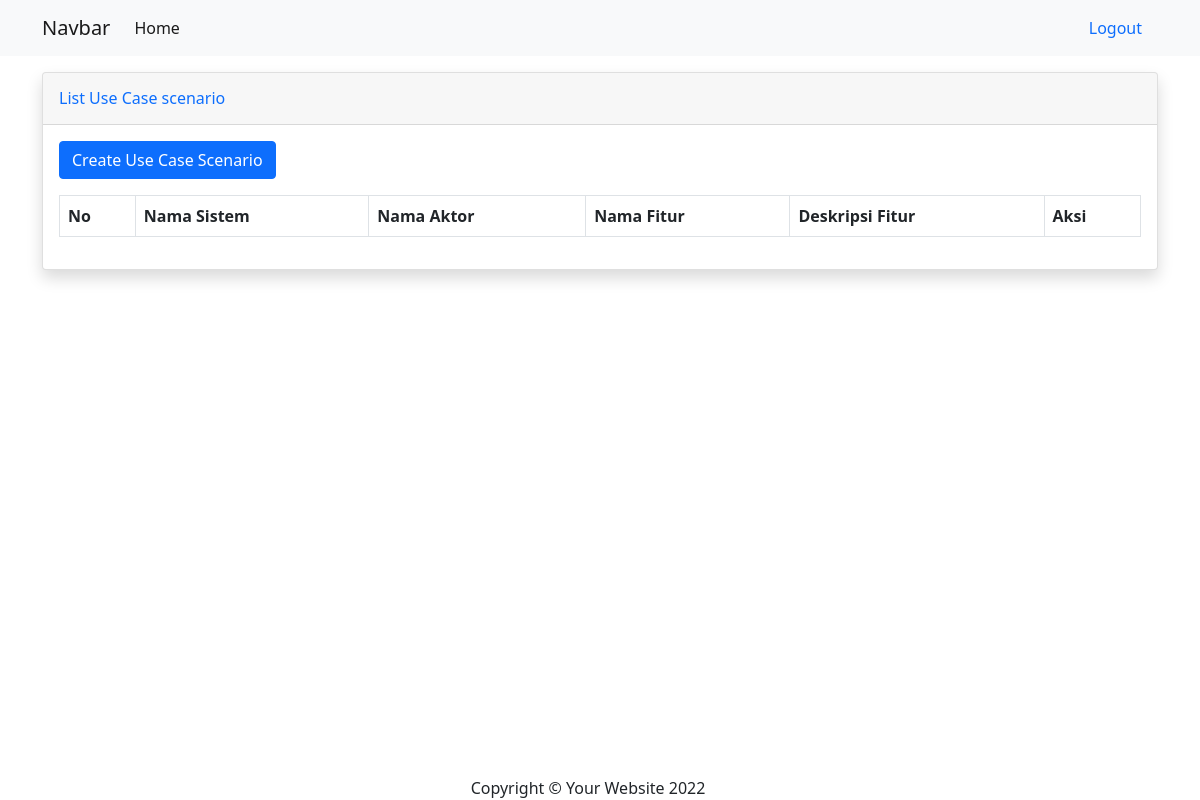
/showUseCaseScenario/ (signed in), run on an earlier commit of the app's database.
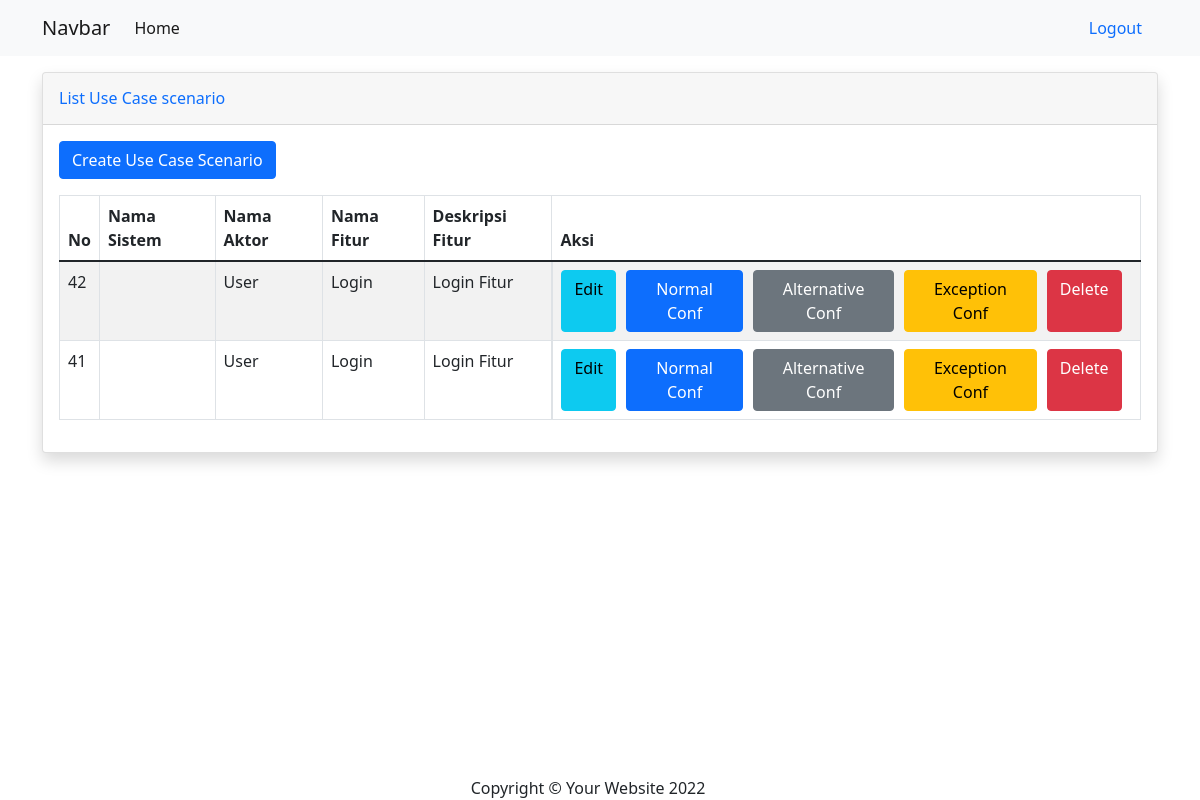
And on a later commit of the database.
### mainApp/models.py (models this page shows)
class UseCaseScenario(models.Model):
    system = models.CharField(max_length=200,null=True)
    actor = models.CharField(max_length=200,null=True)
    feature = models.CharField(max_length=200,null=True)
    feature_description = models.CharField(max_length=200,null=True)
    pre_condition = models.CharField(max_length=200,null=True)
    post_condition = models.CharField(max_length=200,null=True)
    normal_element = models.TextField(null=True)
    alternative_element = models.TextField(null=True)
    exception_element = models.TextField(null=True)
    normal_salt = models.TextField(null=True)
    alternative_salt = models.TextField(null=True)
    exception_salt = models.TextField(null=True)
    created_at = models.DateTimeField(auto_now_add=True, null=True)
    updated_at = models.DateTimeField(auto_now=True, null=True)
    created_by = models.ForeignKey(User, null=True, on_delete=models.SET_NULL)

### mainApp/views.py (the view)
# urls.py: path('showUseCaseScenario/', views.showUseCaseScenario , name="showUseCaseScenario"),
@login_required(login_url='login')
def showUseCaseScenario(request):
    if request.user.is_authenticated:
        user_id = request.user.id
    allUcs = UseCaseScenario.objects.filter(created_by=user_id).order_by('-id').all()
    context={"allUcs":allUcs}
    return render(request,'mainApp/showUseCaseScenario.html',context)

### mainApp/templates/mainApp/showUseCaseScenario.html (shortened to what this page needs)
{% extends 'mainApp/main.html' %}
{% block content %}
<div class="row row-datatable">
    <div class="col">
        <div class="card shadow mb-4">
            <div class="card-header py-3 d-flex flex-row align-items-center justify-content-between">
                <h6 class="m-0 font-weight-bold text-primary">List Use Case scenario</h6>
            </div>
            <div class="card-body">
                <a href="/useCaseScenario/" role="button" class="btn btn-primary mb-3">Create Use Case Scenario</a>
                <table id="dataTable" class="table table-striped table-bordered" style="width:100%">
                    <thead>
                        <tr>
                            <th>No</th>
                            <th>Nama Sistem</th>
                            <th>Nama Aktor</th>
                            <th>Nama Fitur</th>
                            <th>Deskripsi Fitur</th>
                            <th>Aksi</th>
                        </tr>
                    </thead>
                    <tbody>
                        {% for ucs in allUcs %}
                        <tr>
                            <td>{{ ucs.id }}</td>
                            <td>{{ ucs.sistem }}</td>
                            <td>{{ ucs.actor }}</td>
                            <td>{{ ucs.feature }}</td>
                            <td>{{ ucs.feature_description }}</td>
                            <td class="d-flex justify-content-center">
                                <a href="/formEditUCS/{{ ucs.id }}/" role="button" class="btn btn-info" style="margin-right: 10px;">Edit</a>
                                <a href="/layoutElement/normal/{{ ucs.id }}" role="button" class="btn btn-primary" style="margin-right: 10px;">Normal Conf</a>
                                <a href="/layoutElement/alternative/{{ ucs.id }}" role="button" class="btn btn-secondary" style="margin-right: 10px;">Alternative Conf</a>
                                <a href="/layoutElement/exception/{{ ucs.id }}" role="button" class="btn btn-warning" style="margin-right: 10px;">Exception Conf</a>
                                <a href="#" role="button" class="btn btn-danger" style="margin-right: 10px;">Delete</a>
                            </td>
                        </tr>
                        {% endfor %}
                    </tbody>
                </table>
            </div>
        </div>
    </div>
</div>
{% endblock %}

What changed in the data, as far as the page shows it:
now on this page (row edited): UseCaseScenario: id "42", actor "User", feature "Login", feature_description "Login Fitur"
now on this page (row edited): UseCaseScenario: id "41", actor "User", feature "Login", feature_description "Login Fitur"
